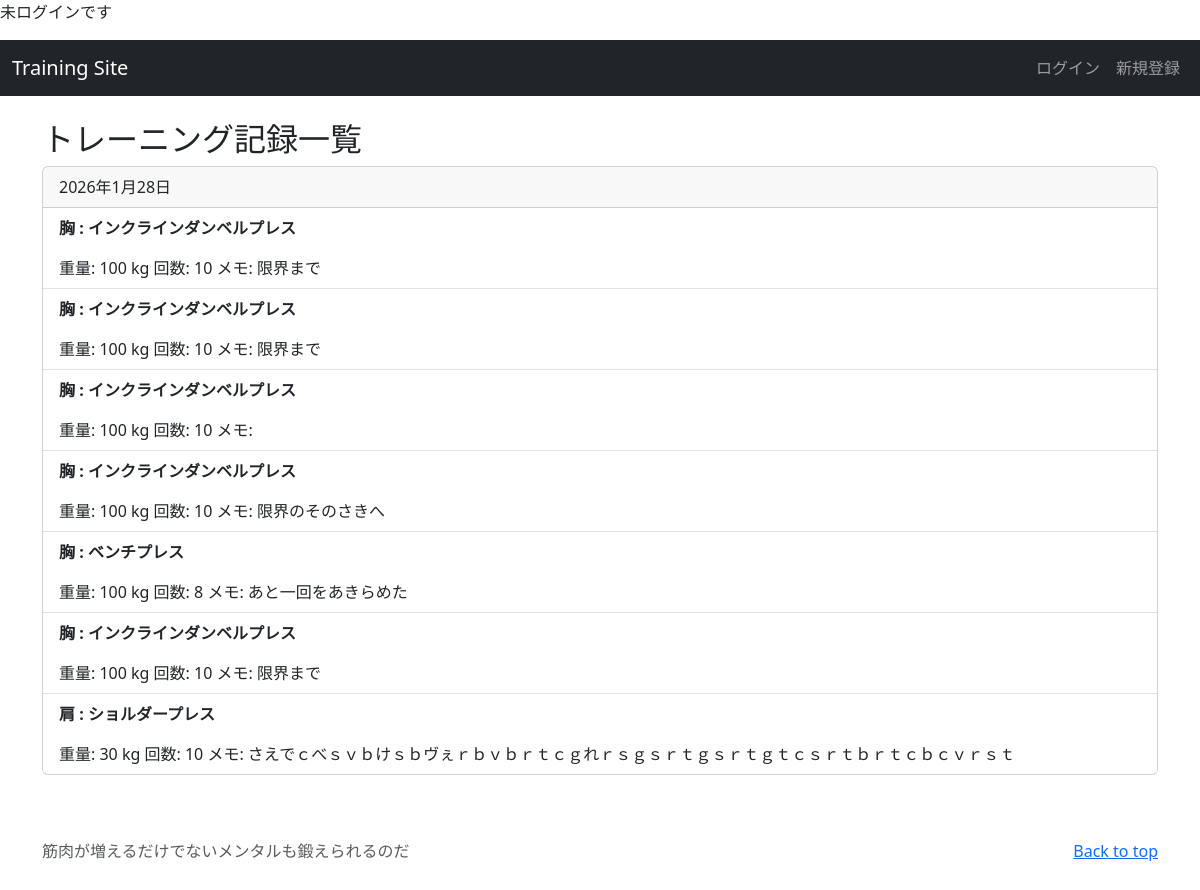
/record_history/1/, run on an earlier commit of the app's database.
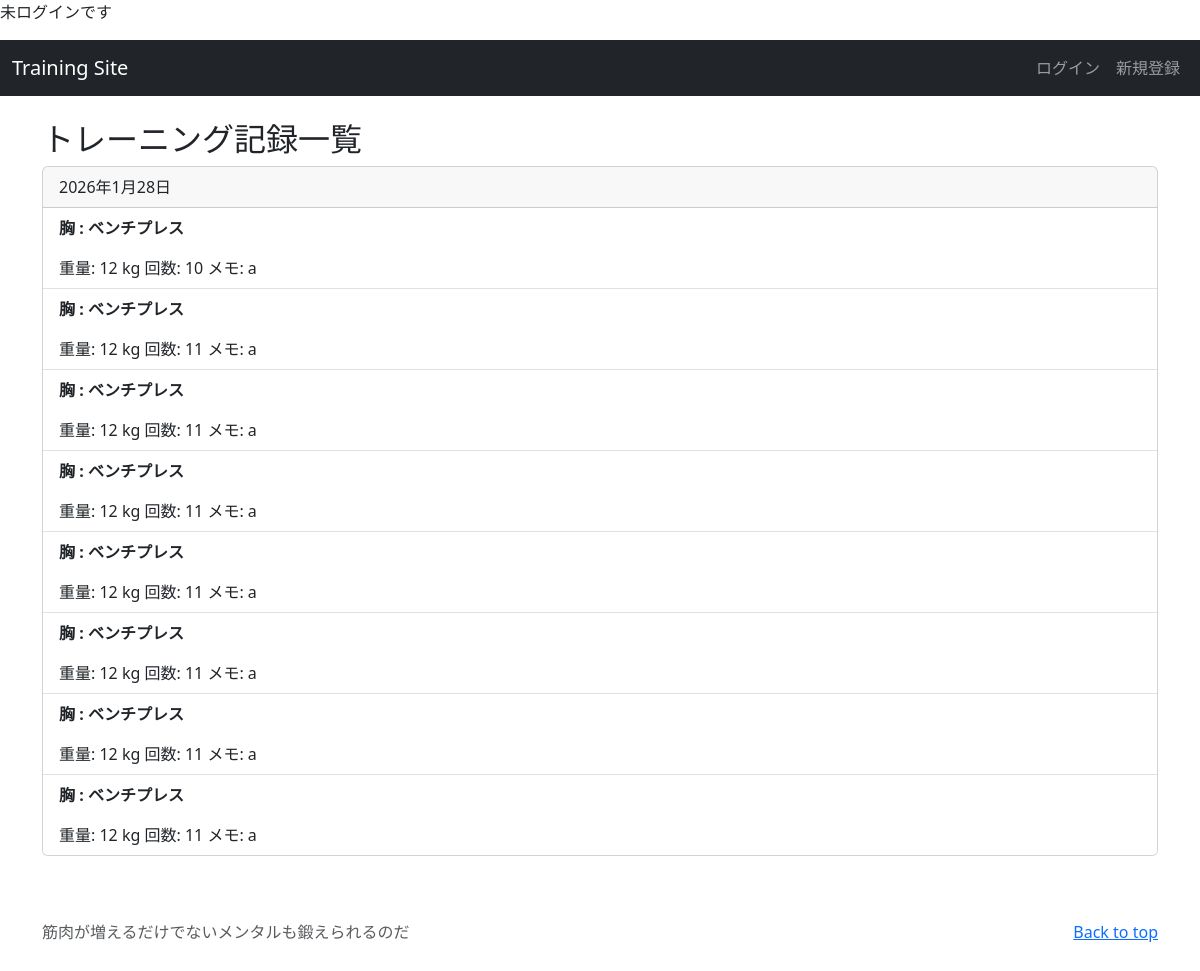
And on a later commit of the database.
### training/models.py (models this page shows, shortened)
class MenuItem(models.Model):
    user = models.ForeignKey(CustomUser, verbose_name='ユーザ', on_delete=models.CASCADE,)
    parts = models.CharField(verbose_name='部位', max_length=20,)
    content = models.CharField(verbose_name='種目', max_length=100,)
    weight = models.IntegerField(verbose_name='重量',)
    rep = models.IntegerField(verbose_name='回数', )
    memo = models.TextField(verbose_name='メモ',null=True,)
    posted_at = models.DateField(verbose_name='投稿日時',auto_now_add=True,)

class Record(models.Model):
    user = models.ForeignKey(CustomUser, on_delete=models.CASCADE)
    menu_item = models.ForeignKey(MenuItem, on_delete=models.CASCADE)
    weight = models.IntegerField(default=0,blank=True)
    rep = models.IntegerField(default=0,blank=True)
    memo = models.TextField(blank=True)
    posted_at = models.DateTimeField(auto_now_add=True)

### training/views.py (the view)
# urls.py: path('record_history/<int:user>/',views.RecordHistoryView.as_view(), name='record_history'),
class RecordHistoryView(ListView):
    model = Record
    template_name = 'record_list.html'
    context_object_name = 'items'
    queryset = Record.objects.order_by('posted_at')
    def get_queryset(self):
      user_id = self.kwargs['user']
      user_list = Record.objects.filter(
        user=user_id).order_by('posted_at')
      return user_list

### training/templates/record_list.html (shortened to what this page needs)
{% extends 'base.html' %}
{% block content %}
<h2>トレーニング記録一覧</h2>
{% if items %}
  {% regroup items by menu_item.posted_at as grouped_items %}
  {% for group in grouped_items %}
    <div class="card mb-3">
      <div class="card-header">{{ group.grouper }}</div>
      <ul class="list-group list-group-flush">
        {% for item in group.list %}
          <li class="list-group-item"><p><strong>{{ item.menu_item.parts }} :
                                              {{ item.menu_item.content }}</strong></p>
                                      重量: {{ item.weight }} kg
                                      回数: {{ item.rep }}
                                      メモ: {{ item.memo }}</li>
        {% endfor %}
      </ul>
    </div>
  {% endfor %}
{% else %}
  <p class="text-muted">現在、登録されている記録はありません</p>
{% endif %}
{% endblock %}

### training/templates/base.html (shortened to what this page needs)
<!DOCTYPE html>
<html lang="ja">
<head>
    <link href="https://cdn.jsdelivr.net/npm/bootstrap@5.3.3/dist/css/bootstrap.min.css" rel="stylesheet">
</head>
<body>
{% if user.is_authenticated %}
  <p>ログイン中：{{ user.username }}</p>
{% else %}
  <p>未ログインです</p>
{% endif %}
    <nav class="navbar navbar-expand-lg navbar-dark bg-dark mb-4">
        <div class="container-fluid">
            <a class="navbar-brand" href="{% url 'training:index' %}">Training Site</a>
            <div class="collapse navbar-collapse">
                <ul class="navbar-nav ms-auto">
                    {% if user.is_authenticated %}
                        <li class="nav-item"><a class="nav-link" href="{% url 'training:record_history' request.user.id %}">記録一覧</a></li>
                        <li class="nav-item"><a class="nav-link" href="{% url 'training:record_list' request.user.id %}">メニュー</a></li>
                        <li class="nav-item"><a class="nav-link" href="{% url 'accounts:logout' %}">ログアウト</a></li>
                    {% else %}
                        <li class="nav-item"><a class="nav-link" href="{% url 'accounts:login' %}">ログイン</a></li>
                        <li class="nav-item"><a class="nav-link" href="{% url 'accounts:signup' %}">新規登録</a></li>
                    {% endif %}
                </ul>
            </div>
        </div>
    </nav>
    <div class="container">
        {% block content %}{% endblock %}
    </div>
    <footer class="text-muted py-5">
        <div class="container">
          <p class="float-end mb-1">
            <a href="{% url 'training:index' %}">Back to top</a>
          </p>
          <p class="mb-1">
            筋肉が増えるだけでないメンタルも鍛えられるのだ</p>
        </div>
    <footer class="text-muted py-5">
    </footer>
</body>
</html>

What changed in the data, as far as the page shows it:
removed Record: menu_item.parts "肩", menu_item.content "ショルダープレス", weight "30", rep "10", memo "さえでｃべｓｖｂけｓｂヴぇｒｂｖｂｒｔｃｇれｒｓｇｓｒｔｇｓｒｔｇｔｃｓｒｔｂｒｔｃｂｃｖｒｓｔ"
changed Record (number 1 of 8 on the later page): menu_item.content "インクラインダンベルプレス" → "ベンチプレス"; weight "100" → "12"; memo "限界まで" → "a"
changed Record (number 2 of 8 on the later page): menu_item.content "インクラインダンベルプレス" → "ベンチプレス"; weight "100" → "12"; rep "10" → "11"; memo "限界まで" → "a"
changed Record (number 3 of 8 on the later page): menu_item.content "インクラインダンベルプレス" → "ベンチプレス"; weight "100" → "12"; rep "10" → "11"
changed Record (number 4 of 8 on the later page): menu_item.content "インクラインダンベルプレス" → "ベンチプレス"; weight "100" → "12"; rep "10" → "11"; memo "限界のそのさきへ" → "a"
changed Record (number 5 of 8 on the later page): weight "100" → "12"; rep "8" → "11"; memo "あと一回をあきらめた" → "a"
changed Record (number 6 of 8 on the later page): menu_item.content "インクラインダンベルプレス" → "ベンチプレス"; weight "100" → "12"; rep "10" → "11"; memo "限界まで" → "a"
added Record: menu_item.parts "胸", menu_item.content "ベンチプレス", weight "12", rep "11", memo "a"
added Record: menu_item.parts "胸", menu_item.content "ベンチプレス", weight "12", rep "11", memo "a"
Also different on the page:
new list line: "a"
